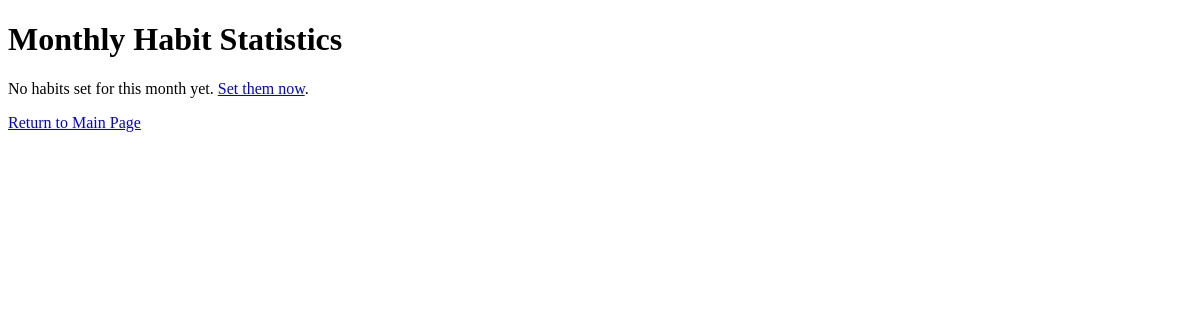
The page /monthly-stats/ (signed in) on the database as committed earlier.
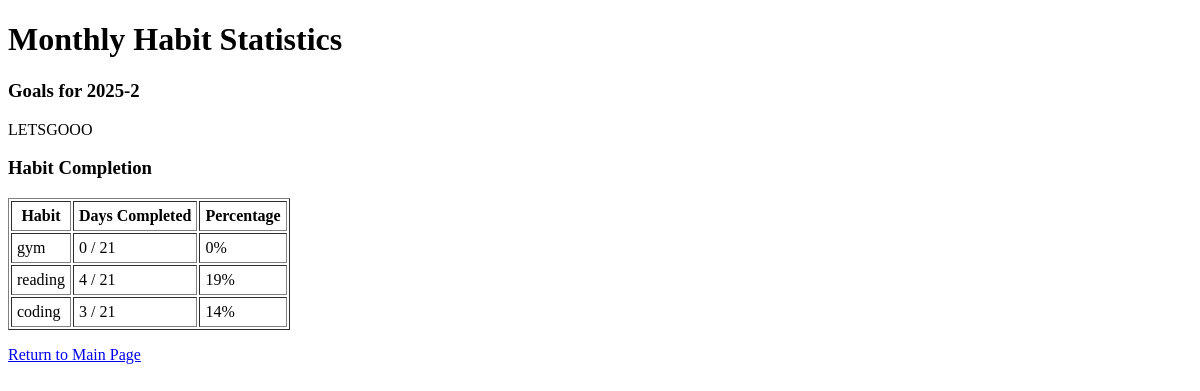
The same page on the database as committed later.
### mainpage/models.py (models this page shows, shortened)
class MonthlyHabits(models.Model):
    user_id = models.IntegerField()
    year = models.IntegerField()
    month = models.IntegerField()
    goal_text = models.TextField(blank=True)
    habit_1 = models.CharField(max_length=100, blank=True)
    habit_2 = models.CharField(max_length=100, blank=True)
    habit_3 = models.CharField(max_length=100, blank=True)
    habit_4 = models.CharField(max_length=100, blank=True)
    habit_5 = models.CharField(max_length=100, blank=True)
    habit_6 = models.CharField(max_length=100, blank=True)
    habit_7 = models.CharField(max_length=100, blank=True)
    habit_8 = models.CharField(max_length=100, blank=True)
    habit_9 = models.CharField(max_length=100, blank=True)
    habit_10 = models.CharField(max_length=100, blank=True)
    class Meta:
        unique_together = ("user_id", "year", "month")

### mainpage/views.py (the view)
# urls.py: path('monthly-stats/', monthly_stats_view, name='monthly_stats_view'),
@login_required
def monthly_stats_view(request):
    today = date.today()
    this_year = today.year
    this_month = today.month
    try:
        monthly_obj = MonthlyHabits.objects.get(
            user_id=request.user.id,
            year=this_year,
            month=this_month
        )
    except MonthlyHabits.DoesNotExist:
        monthly_obj = None
    habit_names = []
    if monthly_obj:
        habit_names = [
            monthly_obj.habit_1,
            monthly_obj.habit_2,
            monthly_obj.habit_3,
            monthly_obj.habit_4,
            monthly_obj.habit_5,
            monthly_obj.habit_6,
            monthly_obj.habit_7,
            monthly_obj.habit_8,
            monthly_obj.habit_9,
            monthly_obj.habit_10,
        ]
    daily_logs = DailyData.objects.filter(
        user_id=request.user.id,
        date__year=this_year,
        date__month=this_month
    ).order_by('date')
    habit_completions = [0]*10
    total_days = daily_logs.count()  # or track unique days
    for log in daily_logs:
        completions = log.habits_completed or ""
        completions = completions.ljust(10, '0')[:10]
        for i, ch in enumerate(completions):
            if ch == '1':
                habit_completions[i] += 1
    habits_stats = []
    for i, name in enumerate(habit_names):
        if not name.strip():
            continue  # skip blank habit names
        done_count = habit_completions[i]
        percent = 0
        if total_days > 0:
            percent = int((done_count / total_days) * 100)
        habits_stats.append({
            "habit_name": name,
            "completed_days": done_count,
            "percent": percent,
        })
    context = {
        "monthly_obj": monthly_obj,
        "habits_stats": habits_stats,
        "total_days": total_days,
    }
    return render(request, 'mainpage/monthly-stats.html', context)

### mainpage/templates/mainpage/monthly-stats.html (shortened to what this page needs)
<!DOCTYPE html>
<html>
<head>
</head>
<body>
  <h1>Monthly Habit Statistics</h1>
  {% if monthly_obj %}
    <h3>Goals for {{ monthly_obj.year }}-{{ monthly_obj.month|add:"0"|slice:"-2" }}</h3>
    <p>{{ monthly_obj.goal_text }}</p>
    <h3>Habit Completion</h3>
    <table border="1" cellpadding="5">
      <tr>
        <th>Habit</th>
        <th>Days Completed</th>
        <th>Percentage</th>
      </tr>
      {% for h in habits_stats %}
        <tr>
          <td>{{ h.habit_name }}</td>
          <td>{{ h.completed_days }} / {{ total_days }}</td>
          <td>{{ h.percent }}%</td>
        </tr>
      {% endfor %}
    </table>
  {% else %}
    <p>No habits set for this month yet. <a href="{% url 'set_habits' %}">Set them now</a>.</p>
  {% endif %}
  <p><a href="{% url 'main_page' %}">Return to Main Page</a></p>
</body>
</html>

Rows that differ between the two databases and show on the page:
added MonthlyHabits: year "2025", month|add "2", goal_text "LETSGOOO", habit_name "gym" "reading" "coding"
Other text that changed with them:
text no longer shown: "No habits set for this month yet. Set them now ."
text now shown: "Goals for - Habit Completion Habit Days Completed Percentage"
new list line: "0 / 21 0 %"
new list line: "4 / 21 19 %"
new list line: "3 / 21 14 %"
